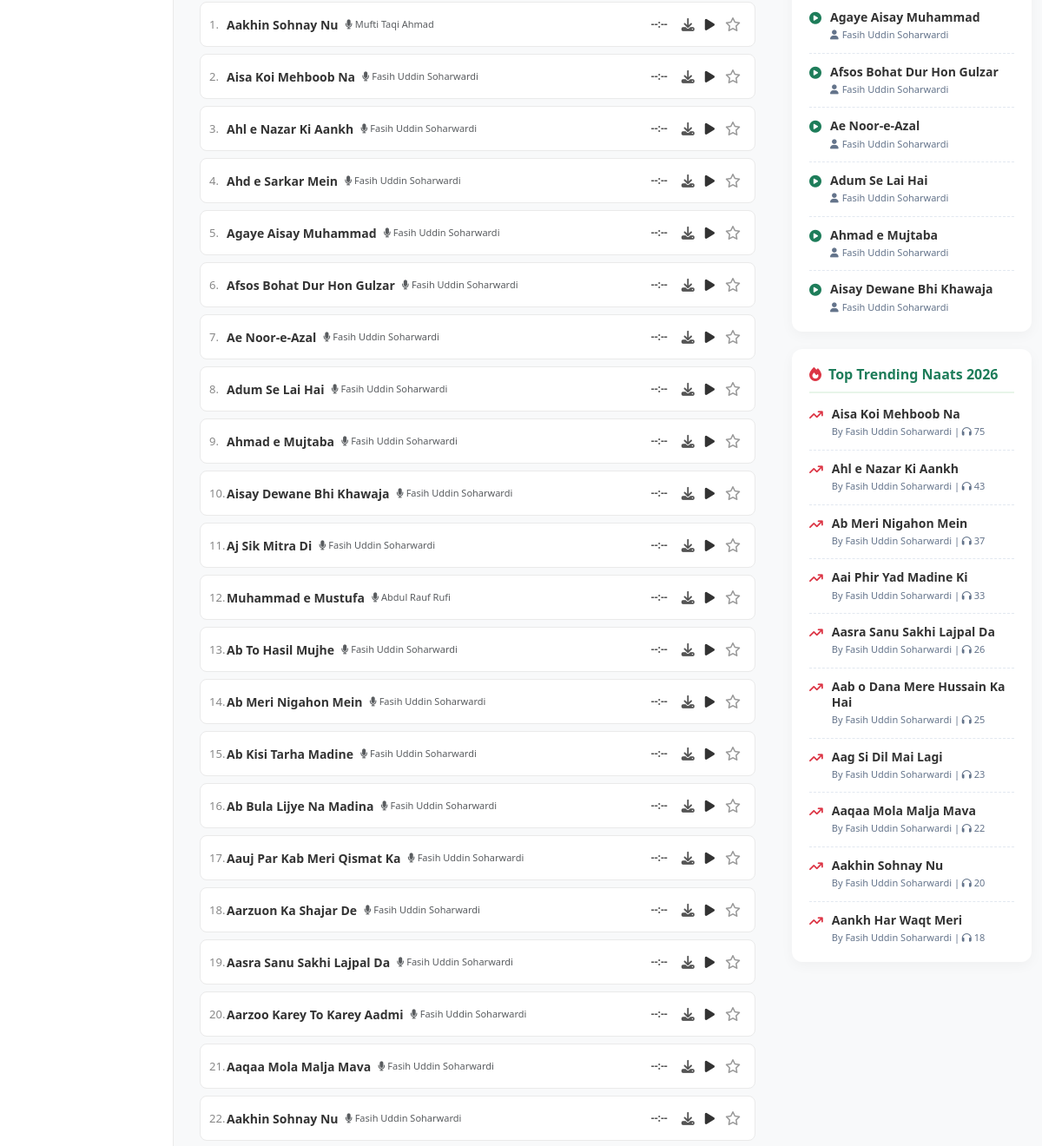
The page /naats/ (middle part) on the database as committed earlier.
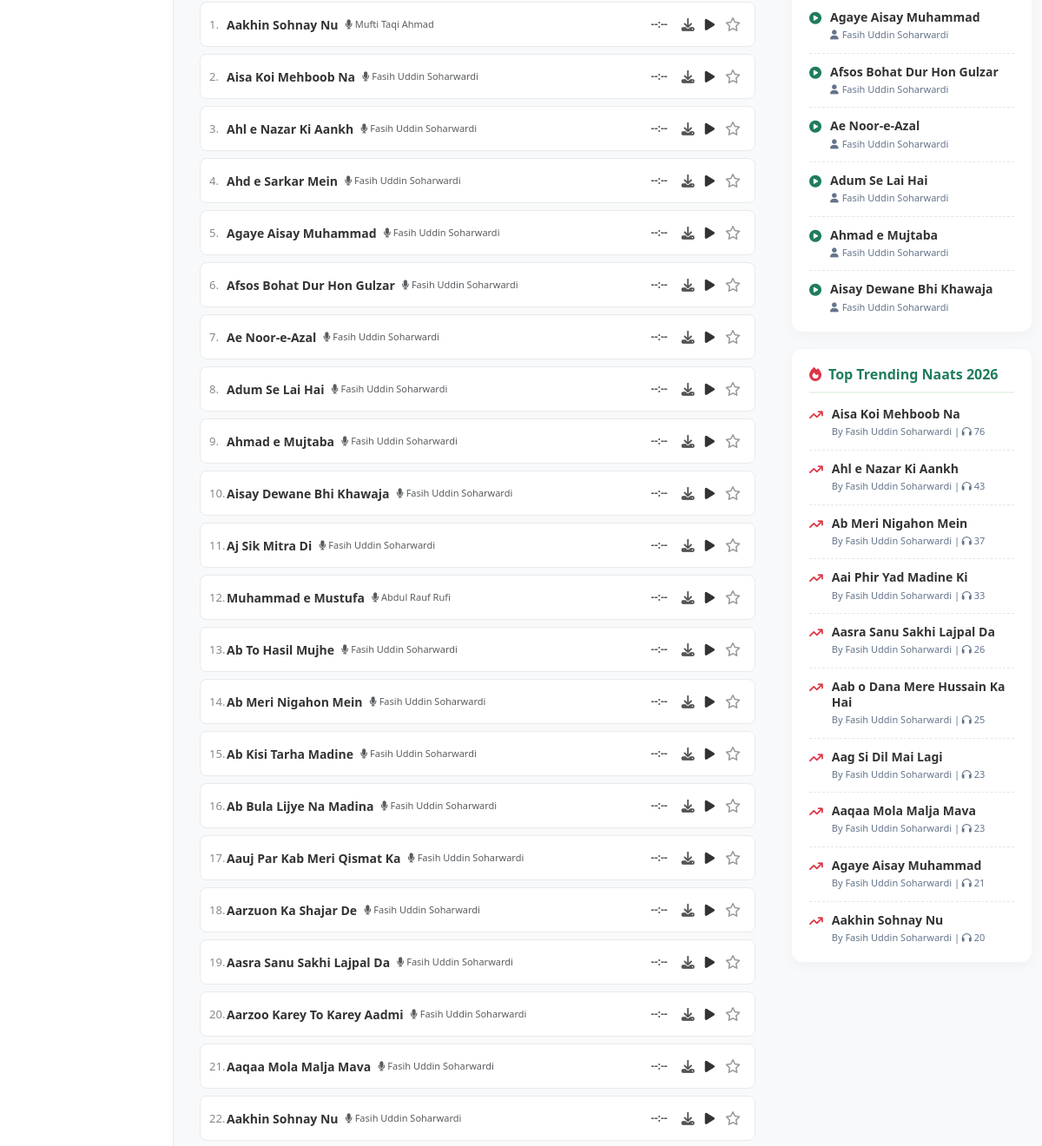
The same page on the database as committed later.
### naat_app/models.py (models this page shows, shortened)
class Naat(models.Model):
    title = models.CharField(max_length=200)
    naat_khawan = models.ForeignKey(NaatKhawan, on_delete=models.CASCADE, related_name='naats')
    audio_file = models.FileField(upload_to='naats/')
    uploaded_at = models.DateTimeField(auto_now_add=True)
    is_live = models.BooleanField(default=True)
    is_popular = models.BooleanField(default=False)
    views = models.IntegerField(default=0, help_text="Kitni dafa suni gayi")

class NaatKhawan(models.Model):
    name = models.CharField(max_length=200)
    image = models.ImageField(upload_to='naat_khawan/', blank=True, null=True)

### naat_app/views.py (the view)
# urls.py: path('naats/', views.all_naats, name='all_naats'),
def all_naats(request):
    khawans = NaatKhawan.objects.annotate(
        naat_count=Count('naats', filter=Q(naats__is_live=True))
    ).order_by('id')
    naats = Naat.objects.filter(is_live=True).order_by('-uploaded_at')
    favorite_ids = []
    if request.user.is_authenticated:
        favorite_ids = list(Favorite.objects.filter(user=request.user).values_list('naat_id', flat=True))
    latest_naats = Naat.objects.filter(is_live=True).order_by('-uploaded_at')[:10]
    trending_naats = Naat.objects.filter(is_live=True).order_by('-views')[:10]
    context = {
        'naats': naats, 'khawans': khawans, 'latest_naats': latest_naats,
        'trending_naats': trending_naats, 'page_title': "All Naats",
        'page_subtitle': "All available naats on Noor-e-Naat.",
        'favorite_ids': favorite_ids,
    }
    return render(request, 'all_naats.html', context)

### naat_app/templates/all_naats.html (shortened to what this page needs)
{% extends 'base.html' %}
{% block content %}
<div class="container-fluid mt-3">
    <div class="row">
        <div class="col-md-3 col-lg-2 sidebar d-none d-md-block">
        </div>
        <div class="col-12 col-md-6 col-lg-7 main-content">
            <div class="naat-list-container" id="naatsContainer">
                {% for naat in naats %}
                <div class="naat-list-item"
                     id="naat-card-{{ naat.id }}"
                     data-id="{{ naat.id }}"
                     data-title="{{ naat.title }}"
                     data-artist="{{ naat.naat_khawan.name }}"
                     data-url="{% url 'stream_naat' naat.id %}"
                     onclick="tpPlay({{ naat.id }})">
                    <div class="naat-index">{{ forloop.counter }}.</div>
                    <div class="flex-grow-1 d-flex align-items-center" style="min-width: 0;">
                        <p class="naat-title text-truncate mb-0">{{ naat.title }}</p>
                        <span class="text-muted ms-2 d-none d-sm-inline artist-name-sm" style="font-size: 11px; white-space: nowrap;"><i class="fa-solid fa-microphone"></i> {{ naat.naat_khawan.name }}</span>
                    </div>
                    <div class="naat-duration" id="dur-{{ naat.id }}">--:--</div>
                    <div class="d-flex align-items-center">
                        <a href="{% url 'download_naat' naat.id %}" class="download-icon" onclick="event.stopPropagation();" title="Download">
                            <i class="fa-solid fa-download"></i>
                        </a>
                        <button type="button" class="btn-play-list" onclick="event.stopPropagation(); tpPlay({{ naat.id }});">
                            <i class="fa-solid fa-play"></i>
                        </button>
                        <button type="button" class="fav-btn {% if naat.id in favorite_ids %}active{% endif %}" id="fav-{{ naat.id }}" onclick="event.stopPropagation(); tpToggleFav({{ naat.id }});" title="Add to Favorites">
                            <i class="{% if naat.id in favorite_ids %}fa-solid{% else %}fa-regular{% endif %} fa-star"></i>
                        </button>
                    </div>
                </div>
                {% endfor %}
            </div>
        </div>
        <div class="col-md-3 col-lg-3 d-none d-md-block mt-4">
            <div class="right-widget">
                {% for l_naat in latest_naats %}
                <div class="widget-item">
                    <i class="fa-solid fa-circle-play widget-icon"></i>
                    <div class="widget-text">
                        <a href="{% url 'naat_detail' l_naat.id %}">{{ l_naat.title }}</a>
                        <small><i class="fa-solid fa-user me-1"></i>{{ l_naat.naat_khawan.name }}</small>
                    </div>
                </div>
                {% endfor %}
            </div>
            <div class="right-widget">
                <h5><i class="fa-solid fa-fire text-danger me-2"></i>Top Trending Naats 2026</h5>
                {% for t_naat in trending_naats %}
                <div class="widget-item">
                    <i class="fa-solid fa-arrow-trend-up text-danger widget-icon"></i>
                    <div class="widget-text">
                        <a href="{% url 'naat_detail' t_naat.id %}">{{ t_naat.title }}</a>
                        <small>By {{ t_naat.naat_khawan.name }} | <i class="fa-solid fa-headphones"></i> {{ t_naat.views }}</small>
                    </div>
                </div>
                {% endfor %}
            </div>
        </div>
    </div>
</div>
{% endblock %}

Rows that differ between the two databases and show on the page:
no longer on this page (row unchanged): Naat: title "Aankh Har Waqt Meri", naat_khawan.name "Fasih Uddin Soharwardi", views "18", shown under "Top Trending Naats 2026"
changed Naat "Aisa Koi Mehboob Na": views "75" → "76"
now on one of the page's lists (row edited): Naat: title "Agaye Aisay Muhammad", naat_khawan.name "Fasih Uddin Soharwardi", views "21"
changed Naat "Aaqaa Mola Malja Mava": views "22" → "23"
